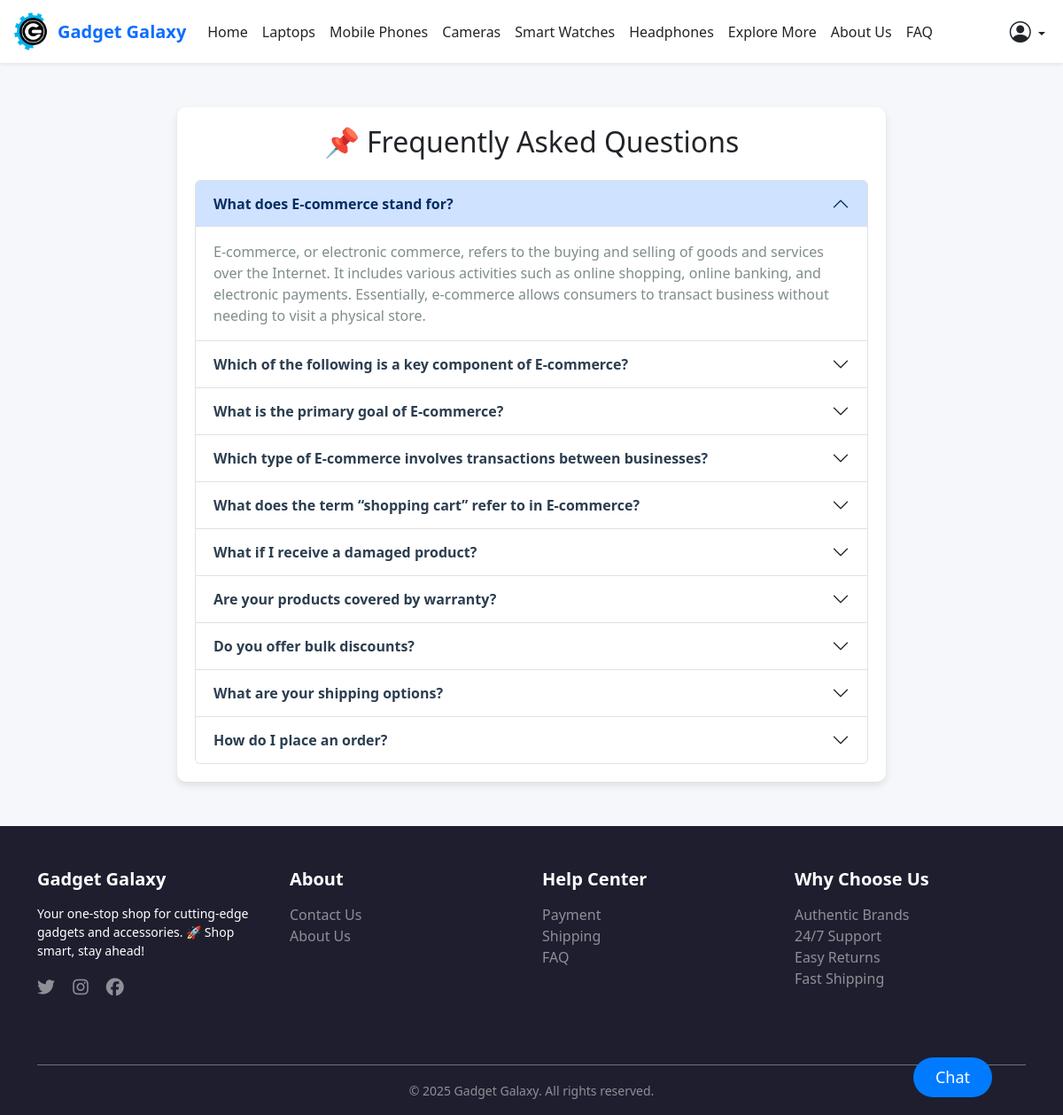
Page /faq on the committed database.
### ecomapp/models.py (models this page shows)
class faq(models.Model):
	que=models.TextField()
	ans=models.TextField()

### ecomapp/views.py (the view)
# urls.py: path("faq",views.faq1,name="faq"),
def faq1(request):
	var=faq.objects.all()
	return render(request,"faq.html",{"data":var})

### templates/faq.html (shortened to what this page needs)
{% include 'navbarnew.html' %}
{% load static %}
<!DOCTYPE html>
<html lang="en">
<head>
    <link href="{% static 'css/bootstrap.min.css' %}" rel="stylesheet">
    <link rel="stylesheet" href="https://cdnjs.cloudflare.com/ajax/libs/font-awesome/6.0.0/css/all.min.css">
</head>
<body>
<div class="container">
    <div class="faq-container">
        <h2 class="text-center mb-4">📌 Frequently Asked Questions</h2>
        <div class="accordion" id="faqAccordion">
            {% for i in data %}
            <div class="accordion-item">
                <h2 class="accordion-header" id="heading{{ forloop.counter }}">
                    <button class="accordion-button {% if not forloop.first %}collapsed{% endif %}" type="button"
                            data-bs-toggle="collapse"
                            data-bs-target="#collapse{{ forloop.counter }}"
                            aria-expanded="{% if forloop.first %}true{% else %}false{% endif %}"
                            aria-controls="collapse{{ forloop.counter }}">
                        {{ i.que }}
                    </button>
                </h2>
                <div id="collapse{{ forloop.counter }}" class="accordion-collapse collapse {% if forloop.first %}show{% endif %}"
                     aria-labelledby="heading{{ forloop.counter }}"
                     data-bs-parent="#faqAccordion">
                    <div class="accordion-body">
                        {{ i.ans }}
                    </div>
                </div>
            </div>
            {% endfor %}
        </div>
    </div>
</div>
</body>
</html>
{% include 'footer.html' %}

### templates/faq.html (style rules this page uses)
body { background-color: #f5f7fa; }
.faq-container { max-width: 800px; margin: 50px auto; background: white; padding: 20px; border-radius: 10px; box-shadow: 0px 4px 8px rgba(0, 0, 0, 0.1); }
.accordion-button { font-weight: bold; color: #2c3e50; }
.accordion-body { color: #7f8c8d; }

### rows in the picture
faq: que "What does E-commerce stand for?", ans "E-commerce, or electronic commerce, refers to the buying and selling of goods and services over the Internet. It includes various activities such as online shopping, online banking, and electronic payments. Essentially, e-commerce allows consumers to transact business without needing to visit a physical store."
faq: que "Which of the following is a key component of E-commerce?"
faq: que "What is the primary goal of E-commerce?"
faq: que "Which type of E-commerce involves transactions between businesses?"
faq: que "What does the term “shopping cart” refer to in E-commerce?"
faq: que "What if I receive a damaged product?"
faq: que "Are your products covered by warranty?"
faq: que "Do you offer bulk discounts?"
faq: que "What are your shipping options?"
faq: que "How do I place an order?"
